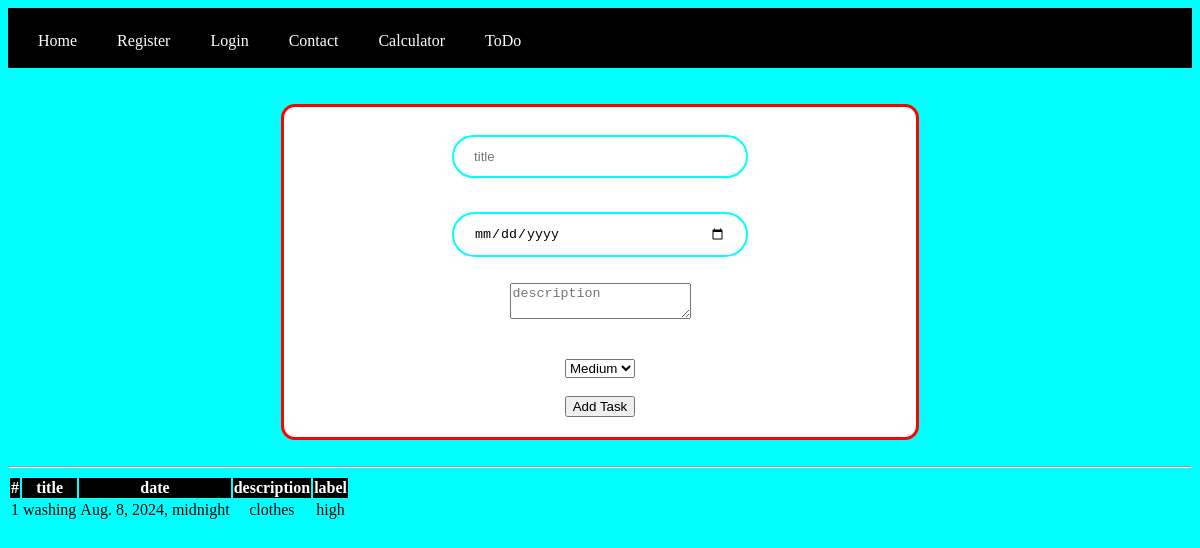
/todo/, run on the app's committed database.
### Home/models.py (models this page shows)
class Todo_list(models.Model):
    title = models.CharField(max_length=255)
    date = models.DateTimeField()
    description = models.CharField(max_length=512)
    label = models.CharField(max_length=255)

### Home/views.py (the view, shortened to what this page needs)
# urls.py: path('todo/', todo),
def todo (request):
    task_list = Todo_list.objects.all()#using this model go fetch objects and return them here.
    context ={
        'tasks': task_list
    }
    return render(request,"todo.html", context)

### Home/templates/todo.html (shortened to what this page needs)
<!DOCTYPE html>
<html lang="en">
<head>
</head>
<body>
    <header class="navbar">
        <a href="">Home</a>
        <a href="/register">Register</a>
        <a href="/login">Login</a>
        <a href="/contact">Contact</a>
        <a href="/calculator">Calculator</a>
        <a href="/todo">ToDo</a>
    </header>
    <br>
    <br>
    <form method="post" class="container">
        <input type="text" name="title" placeholder="title"><br>
        <br>
        <input type="date" name="date" placeholder="date due"><br>
        <br>
        <textarea name="description" placeholder="description"></textarea><br>
<br>
<br>
        <select name="label" id=""><br>
            <option value="medium">Medium</option>
        </select><br>
        <br>
        <button type="submit">Add Task</button>
    </form>
    <br>
    <hr>
    <table>
        <thead>
            <tr>
                <th>#</th>
                <th>title</th>
                <th>date</th>
                <th>description</th>
                <th>label</th>
            </tr>
        </thead>
        <tbody>
            {% for each in tasks %}
            <tr>
                <td>{{each.id}}</td>
                <td>{{each.title}}</td>
                <td>{{each.date}}</td>
                <td>{{each.description}}</td>
                <td>{{each.label}}</td>
            </tr>
            {% endfor %}
        </tbody>
    </table>
</body>
</html>

### Home/templates/todo.html (style rules this page uses)
body { background: aqua; }
header { background: black; height: 40px; color: white; }
.navbar { display: flex; background-color: black; padding: 10px; }
.navbar a { color: white; padding: 14px 20px; text-decoration: none; text-align: center; }
form { width: 50%; margin: 0 auto; padding: 20px; border: 3px solid red; }
form input { width: 50%; padding: 12px 20px; margin: 8px 0; display: inline-block; border: 2px solid aqua; box-sizing: border-box; border-radius: 40px; }
.container { width: 50%; margin: 0 auto; padding: 20px; border: 3px solid red; background: white; color: black; text-align: center; border-radius: 14px; }
thead { background-color: black; color: white; text-align: center; border: 3px solid black; }
tbody { color: black; text-align: center; border: 3px solid black; }

### data on the page
Todo_list: id "1", title "washing", date "Aug. 8, 2024, midnight", description "clothes", label "high"
